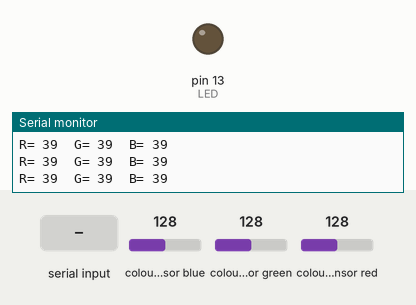
A sketch run on a simulated Arduino Uno, built with avr-gcc and run on an emulated ATmega328P. Shown: output pins drawn as LEDs (lit = HIGH), the last lines printed to the serial monitor. Wiring (inferred from the names in the program): TCS3200 colour sensor: output pin 8; S2 pin 6; S3 pin 7; S0 pin 4; S1 pin 5. The test bench sets the inputs (shaded band); at power-on: colour sensor blue 128, colour sensor green 128, colour sensor red 128. Pins used as bus, display or sensor lines are not drawn.

Above: at 1.2 s.
1.3 s: "1" received over Serial
At 1.9 s:
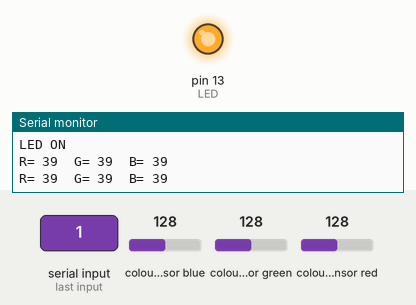
3.0 s: "0" received over Serial
At 4.4 s:
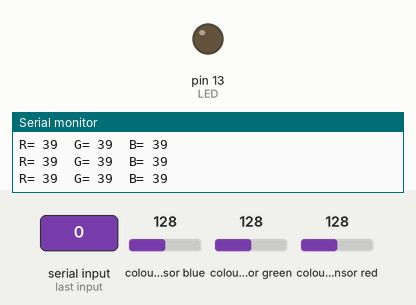
Timing chart, 0 to 6.0 s (numbered marks = the images above; inputs shaded):
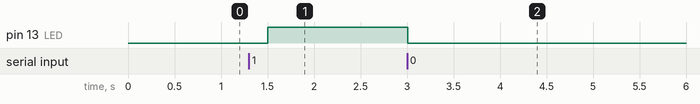

Measured:
- after the input at 1.3 s, pin 13 (LED): LOW → HIGH after 0.20 s
- after the input at 3.0 s, pin 13 (LED): HIGH → LOW at once

The sketch:

RGB.ino
```cpp
#define S0 4
#define S1 5
#define S2 6
#define S3 7
#define sensorOut 8
#define LED 13
int frequency = 0;
void setup() {
 pinMode(S0, OUTPUT);
 pinMode(S1, OUTPUT);
 pinMode(S2, OUTPUT);
 pinMode(S3, OUTPUT);
 pinMode(sensorOut, INPUT);
 pinMode(LED, OUTPUT);
 // Setting frequency-scaling to 100%
 digitalWrite(S0,HIGH);
 digitalWrite(S1,HIGH);
 Serial.begin(9600);
}
void loop() {
 // Setting red filtered photodiodes to be read
 int red,green,blue;
 char light;
 digitalWrite(S2,LOW);
 digitalWrite(S3,LOW);
 // Reading the output frequency
 frequency = pulseIn(sensorOut, LOW);
 red = frequency;
 // Printing the value on the serial monitor
 Serial.print("R= ");//printing name
 Serial.print(red);//printing RED color frequency
 Serial.print("  ");
 delay(100);
 // Setting Green filtered photodiodes to be read
 digitalWrite(S2,HIGH);
 digitalWrite(S3,HIGH);
 // Reading the output frequency
 frequency = pulseIn(sensorOut, LOW);
 green = frequency;
 // Printing the value on the serial monitor
 Serial.print("G= ");//printing name
 Serial.print(green);//printing RED color frequency
 Serial.print("  ");
 delay(100);
 // Setting Blue filtered photodiodes to be read
 digitalWrite(S2,LOW);
 digitalWrite(S3,HIGH);
 // Reading the output frequency
 frequency = pulseIn(sensorOut, LOW);
 blue = frequency;
 // Printing the value on the serial monitor
 Serial.print("B= ");//printing name
 Serial.print(blue);//printing RED color frequency
 Serial.println("  ");
 delay(100);
 if((red>=85&&red<=120)&&(green>=140&&green<=190)&&(blue>=39&&blue<=60))
  Serial.println("RED");
 if((red>=80&&red<=120)&&(green>=65&&green<=100)&&(blue>=25&&blue<=40))
  Serial.println("BLUE");
 if((red>=120&&red<=150)&&(green>=130&&green<=160)&&(blue>=50&&blue<=70))
  Serial.println("GREEN");
 if (Serial.available()>0)
 {
  light = Serial.read();
  if(light=='1')
    {
      Serial.println("LED ON");
      digitalWrite(LED,HIGH);
    }
  if(light=='0')
    {
      Serial.println("LED OFF");
      digitalWrite(LED,LOW);
    }
 }
}
```
